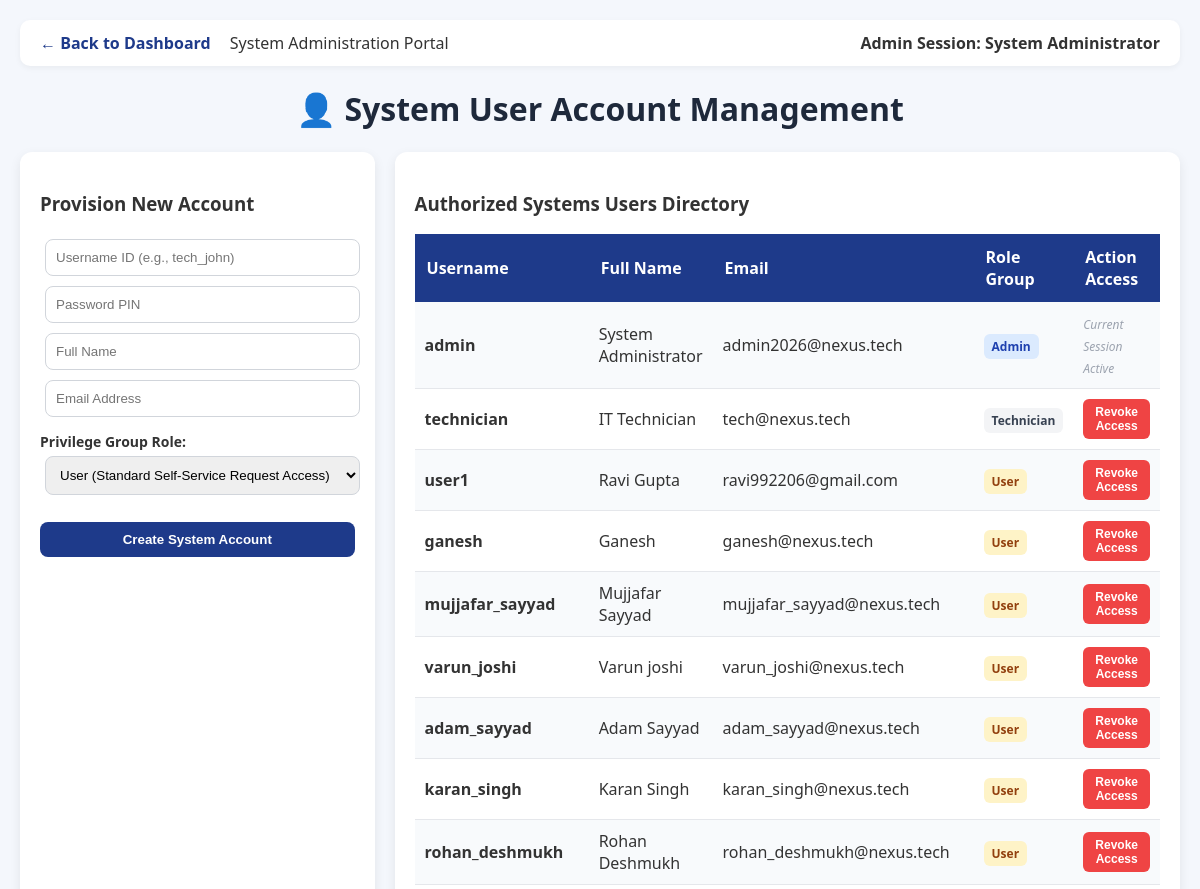
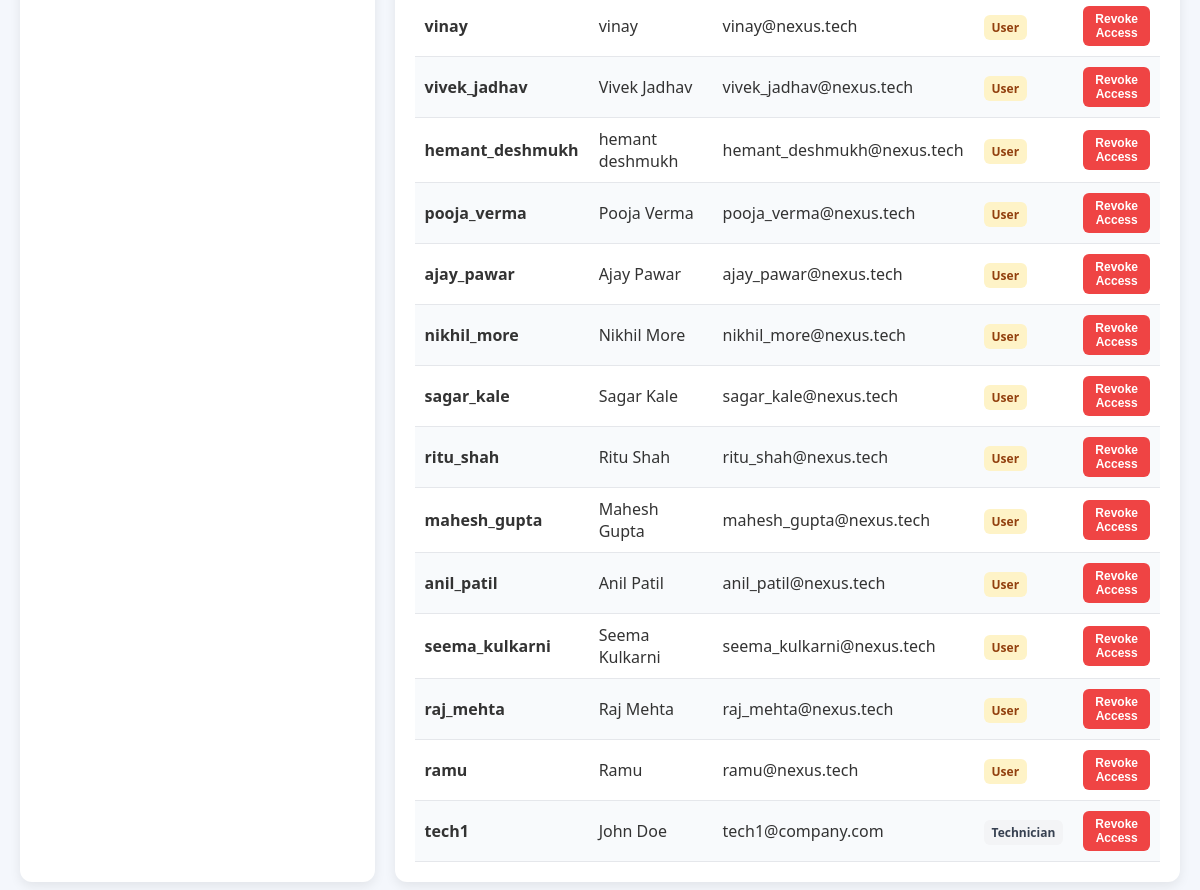
Page /manage_users (signed in) on the committed database (2 pictures, top to bottom).
### app.py (models this page shows, shortened)
class UserModel(db.Model, UserMixin):
    __tablename__ = 'users'
    username = db.Column(db.String(100), primary_key=True)
    password_hash = db.Column(db.String(255), nullable=False)
    role = db.Column(db.String(50), nullable=False)
    name = db.Column(db.String(100), nullable=False)
    email = db.Column(db.String(100), nullable=False)

### app.py (the view, shortened to what this page needs)
@app.route("/manage_users", methods=["GET", "POST"])
@login_required
@role_required(['Admin'])
def manage_users():
    all_users = UserModel.query.all()
    users_list = [{
        "username": u.username, "role": u.role, "name": u.name, "email": u.email
    } for u in all_users]
    alert_count = TicketModel.query.filter_by(status="Open").count()
    return render_template("manage_users.html", users=users_list, alert_count=alert_count)

### app.py (called while the page is built)
@login_manager.user_loader
def load_user(username):
    return UserModel.query.get(str(username))

def role_required(allowed_roles):
    def decorator(f):
        @wraps(f)
        def decorated_function(*args, **kwargs):
            if not current_user.is_authenticated or getattr(current_user, 'role', None) not in allowed_roles:
                abort(403)
            return f(*args, **kwargs)
        return decorated_function
    return decorator

### templates/manage_users.html (shortened to what this page needs)
<!DOCTYPE html>
<html>
<head>
</head>
<body>
    <div class="user-status-bar">
        <div>
            <a href="/assets" style="text-decoration: none; font-weight: bold; color: #1e3a8a; margin-right: 15px;">← Back to Dashboard</a>
            System Administration Portal
        </div>
        <strong>Admin Session: {{ current_user.name }}</strong>
    </div>
    <h1>👤 System User Account Management</h1>
    <div class="container">
        <div class="section">
            <h3>Provision New Account</h3>
            <form method="POST" action="/manage_users">
                <input type="text" name="username" placeholder="Username ID (e.g., tech_john)" required>
                <input type="password" name="password" placeholder="Password PIN" required>
                <input type="text" name="name" placeholder="Full Name" required>
                <input type="email" name="email" placeholder="Email Address" required>
                <label style="font-weight: 600; font-size: 14px; display: block; margin-top: 10px;">Privilege Group Role:</label>
                <select name="role" required>
                    <option value="User">User (Standard Self-Service Request Access)</option>
                </select>
                <br><br>
                <button type="submit" style="width: 100%;">Create System Account</button>
            </form>
        </div>
        <div class="section">
            <h3>Authorized Systems Users Directory</h3>
            <table>
                <tr>
                    <th>Username</th>
                    <th>Full Name</th>
                    <th>Email</th>
                    <th>Role Group</th>
                    <th>Action Access</th>
                </tr>
                {% for user in users %}
                <tr>
                    <td><strong>{{ user['username'] }}</strong></td>
                    <td>{{ user['name'] }}</td>
                    <td>{{ user['email'] }}</td>
                    <td>
                        {% if user['role'] == 'Admin' %}
                        <span style="padding: 4px 8px; border-radius: 6px; font-size: 12px; font-weight: bold; background: #dbeafe; color: #1e40af;">
                            {{ user['role'] }}
                        </span>
                        {% elif user['role'] == 'Technician' %}
                        <span style="padding: 4px 8px; border-radius: 6px; font-size: 12px; font-weight: bold; background: #f3f4f6; color: #374151;">
                            {{ user['role'] }}
                        </span>
                        {% else %}
                        <span style="padding: 4px 8px; border-radius: 6px; font-size: 12px; font-weight: bold; background: #fef3c7; color: #92400e;">
                            {{ user['role'] }}
                        </span>
                        {% endif %}
                    </td>
                    <td>
                        {% if user['username']|string != current_user.username|string %}
                        <form method="POST" action="/delete_user/{{ user['username'] }}" onsubmit="return confirm('Revoke account permissions for this user?');" style="display:inline;">
                            <button type="submit" class="btn-delete">Revoke Access</button>
                        </form>
                        {% else %}
                        <span style="color: #9ca3af; font-size: 12px; font-style: italic;">Current Session Active</span>
                        {% endif %}
                    </td>
                </tr>
                {% endfor %}
            </table>
        </div>
    </div>
</body>
</html>

### templates/manage_users.html (style rules this page uses)
body { font-family: 'Segoe UI', sans-serif; background: #f4f7fc; margin: 20px; color: #333; }
h1 { text-align: center; color: #1e293b; }
button { background: #1e3a8a; color: white; border: none; padding: 10px 18px; border-radius: 8px; cursor: pointer; font-weight: 600; }
input, select { padding: 10px; margin: 5px; border: 1px solid #d1d5db; border-radius: 8px; width: 100%; box-sizing: border-box; }
.container { display: grid; grid-template-columns: 1fr 2fr; gap: 20px; margin-top: 20px; }
.section { background: white; padding: 20px; border-radius: 12px; box-shadow: 0 4px 12px rgba(0,0,0,0.08); }
table { width: 100%; border-collapse: collapse; background: white; }
th { background: #1e3a8a; color: white; padding: 12px; text-align: left; }
td { padding: 10px; border-bottom: 1px solid #e5e7eb; }
tr:nth-child(even) { background: #f8fafc; }
.user-status-bar { display: flex; justify-content: space-between; align-items: center; background: #ffffff; padding: 12px 20px; border-radius: 10px; box-shadow: 0 2px 6px rgba(0,0,0,0.05); }
.btn-delete { background: #ef4444; padding: 6px 12px; font-size: 12px; border-radius: 6px; }

### rows in the picture
UserModel: name "System Administrator", username "admin", email "admin2026@nexus.tech", role "Admin", shows "Current Session Active"
UserModel: username "technician", name "IT Technician", email "tech@nexus.tech", role "Technician"
UserModel: username "user1", name "Ravi Gupta", email "ravi992206@gmail.com", role "User"
UserModel: username "ganesh", name "Ganesh", email "ganesh@nexus.tech", role "User"
UserModel: username "mujjafar_sayyad", name "Mujjafar Sayyad", email "mujjafar_sayyad@nexus.tech", role "User"
UserModel: username "varun_joshi", name "Varun joshi", email "varun_joshi@nexus.tech", role "User"
UserModel: username "adam_sayyad", name "Adam Sayyad", email "adam_sayyad@nexus.tech", role "User"
UserModel: username "karan_singh", name "Karan Singh", email "karan_singh@nexus.tech", role "User"
UserModel: username "rohan_deshmukh", name "Rohan Deshmukh", email "rohan_deshmukh@nexus.tech", role "User"
UserModel: username "vinay", name "vinay", email "vinay@nexus.tech", role "User"
UserModel: username "vivek_jadhav", name "Vivek Jadhav", email "vivek_jadhav@nexus.tech", role "User"
UserModel: username "hemant_deshmukh", name "hemant deshmukh", email "hemant_deshmukh@nexus.tech", role "User"
UserModel: username "pooja_verma", name "Pooja Verma", email "pooja_verma@nexus.tech", role "User"
UserModel: username "ajay_pawar", name "Ajay Pawar", email "ajay_pawar@nexus.tech", role "User"
UserModel: username "nikhil_more", name "Nikhil More", email "nikhil_more@nexus.tech", role "User"
UserModel: username "sagar_kale", name "Sagar Kale", email "sagar_kale@nexus.tech", role "User"
UserModel: username "ritu_shah", name "Ritu Shah", email "ritu_shah@nexus.tech", role "User"
UserModel: username "mahesh_gupta", name "Mahesh Gupta", email "mahesh_gupta@nexus.tech", role "User"
UserModel: username "anil_patil", name "Anil Patil", email "anil_patil@nexus.tech", role "User"
UserModel: username "seema_kulkarni", name "Seema Kulkarni", email "seema_kulkarni@nexus.tech", role "User"
UserModel: username "raj_mehta", name "Raj Mehta", email "raj_mehta@nexus.tech", role "User"
UserModel: username "ramu", name "Ramu", email "ramu@nexus.tech", role "User"
UserModel: username "tech1", name "John Doe", email "tech1@company.com", role "Technician"
